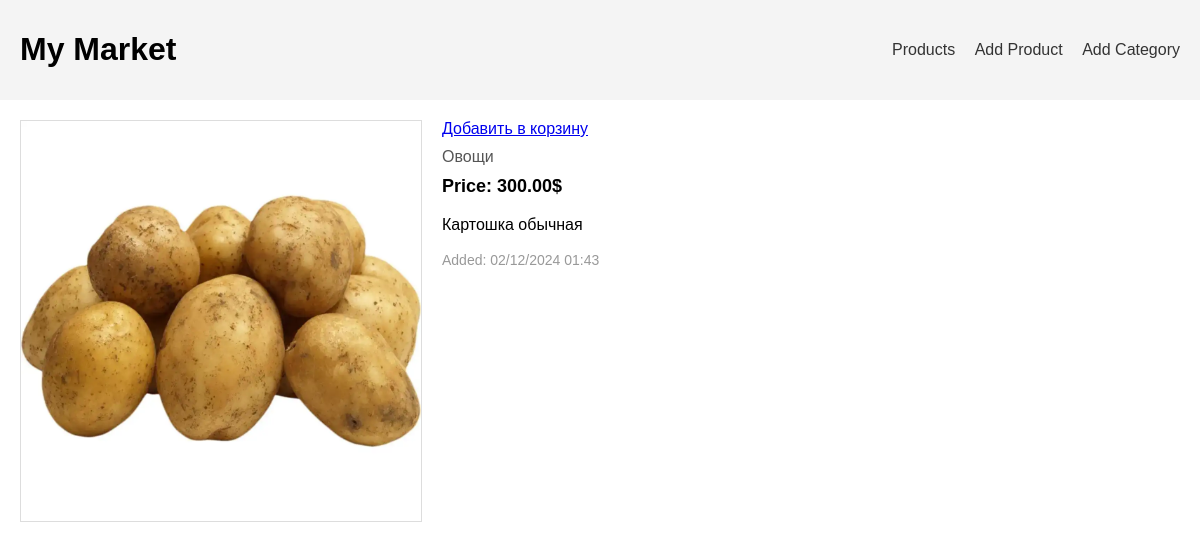
Page /products/1/ on the earlier database version.
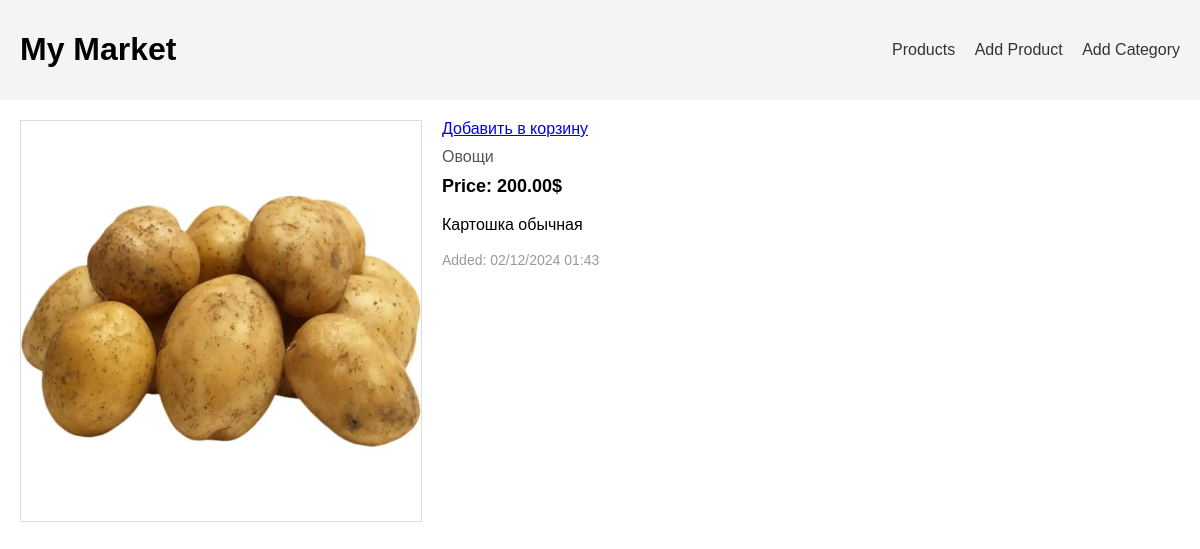
Same page on the later database version.
### store/models.py (models this page shows, shortened)
class Product(models.Model):
    title = models.CharField(max_length=255, unique=True, verbose_name="Наименование")
    description = models.TextField(blank=True, verbose_name="Описание")
    category = models.ForeignKey(Category, on_delete=models.CASCADE, verbose_name="Категория")
    created_at = models.DateTimeField(auto_now_add=True, verbose_name="Дата и время добавления")
    price = models.DecimalField(max_digits=10, decimal_places=2, verbose_name="Стоимость")
    image = models.ImageField(upload_to='products/', verbose_name="Изображение")
    price = models.DecimalField(
        max_digits=10,
        decimal_places=2,
        verbose_name="Стоимость",
        validators=[MinValueValidator(0.01)]
    )
    stock = models.IntegerField(
        default=0,
        verbose_name="Остаток",
        validators=[MinValueValidator(0)]
    )

class Category(models.Model):
    name = models.CharField(max_length=255, unique=True, verbose_name="Наименование")
    description = models.TextField(blank=True, verbose_name="Описание")

### store/views.py (the view)
# urls.py: path('products/<int:pk>/', ProductDetailView.as_view(), name='product_view'),
class ProductDetailView(DetailView):
    model = Product
    template_name = 'store/product.html'
    context_object_name = 'product'

### store/templates/store/product.html (shortened to what this page needs)
<!DOCTYPE html>
<html lang="en">
<head>
</head>
<body>
    <header>
        <h1>My Market</h1>
        <nav>
            <a href="{% url 'products_view' %}">Products</a>
            <a href="{% url 'product_add_view' %}">Add Product</a>
            <a href="{% url 'category_add_view' %}">Add Category</a>
        </nav>
    </header>
    <div class="container">
        <div class="product-view">
            <img src="{{ product.image.url }}" alt="{{ product.name }}">
            <div class="product-details">
                <a href="{% url 'add_to_cart' product.pk %}" class="btn btn-primary">Добавить в корзину</a>
                <div class="product-category">{{ product.category.name }}</div>
                <div class="product-price">Price: {{ product.price }}$</div>
                <div class="product-description">{{ product.description }}</div>
                <div class="product-added">Added: {{ product.created_at|date:"d/m/Y H:i" }}</div>
            </div>
        </div>
    </div>
</body>
</html>

Differences in the rows shown:
changed Product "Картошка обычная": price "300.00" → "200.00"
